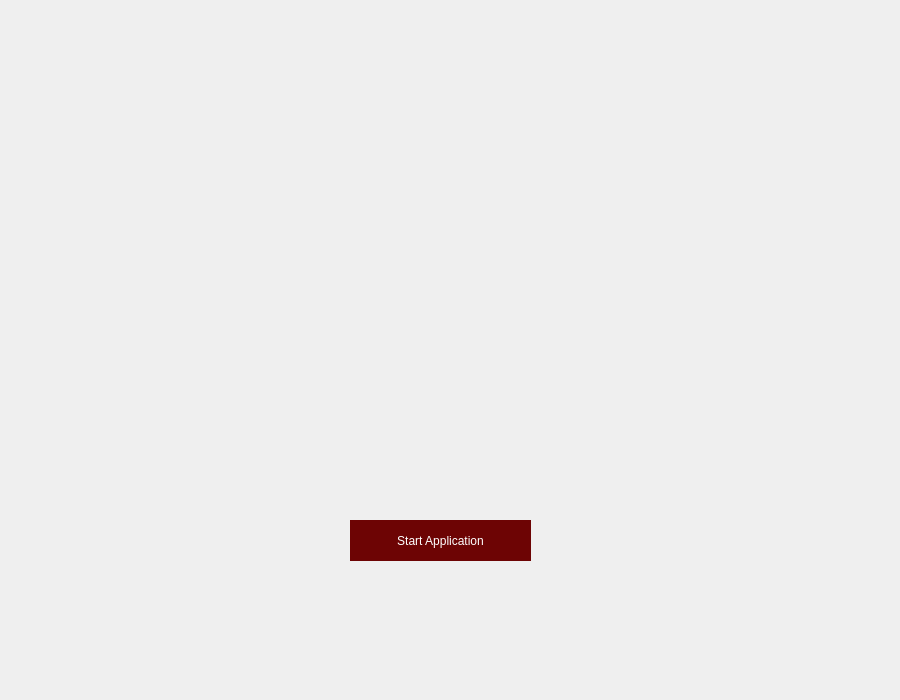
<?xml version="1.0" encoding="UTF-8"?>
<ui version="4.0">
 <class>StartScreen</class>
 <widget class="QMainWindow" name="StartScreen">
  <property name="geometry">
   <rect>
    <x>0</x>
    <y>0</y>
    <width>900</width>
    <height>700</height>
   </rect>
  </property>
  <property name="minimumSize">
   <size>
    <width>900</width>
    <height>700</height>
   </size>
  </property>
  <property name="maximumSize">
   <size>
    <width>900</width>
    <height>700</height>
   </size>
  </property>
  <property name="windowTitle">
   <string>LibTech</string>
  </property>
  <property name="windowIcon">
   <iconset resource="Pictures.qrc">
    <normaloff>:/new/prefix1/pics/LibTechLogo.png</normaloff>:/new/prefix1/pics/LibTechLogo.png</iconset>
  </property>
  <widget class="QWidget" name="centralwidget">
   <widget class="QLabel" name="label_StartBG">
    <property name="geometry">
     <rect>
      <x>0</x>
      <y>0</y>
      <width>900</width>
      <height>700</height>
     </rect>
    </property>
    <property name="minimumSize">
     <size>
      <width>900</width>
      <height>700</height>
     </size>
    </property>
    <property name="maximumSize">
     <size>
      <width>900</width>
      <height>700</height>
     </size>
    </property>
    <property name="text">
     <string/>
    </property>
    <property name="pixmap">
     <pixmap resource="Pictures.qrc">:/new/prefix1/pics/StartScreen.png</pixmap>
    </property>
   </widget>
   <widget class="QPushButton" name="pushButton_Start">
    <property name="geometry">
     <rect>
      <x>350</x>
      <y>520</y>
      <width>181</width>
      <height>41</height>
     </rect>
    </property>
    <property name="styleSheet">
     <string notr="true">background-color: rgb(109, 4, 4);
color: rgb(255, 255, 255);
border: none
</string>
    </property>
    <property name="text">
     <string>Start Application</string>
    </property>
   </widget>
  </widget>
 </widget>
 <resources>
  <include location="Pictures.qrc"/>
 </resources>
 <connections/>
</ui>
